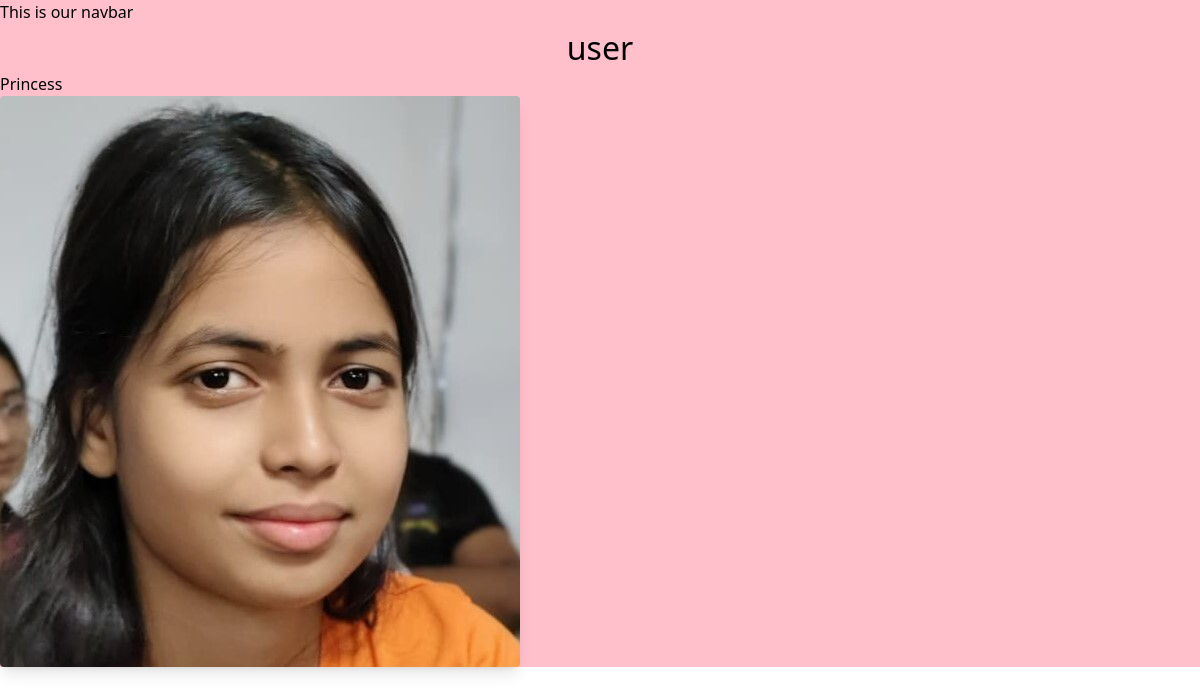
The page /myApp/2/ on the database its author committed.
### myApp/models.py (models this page shows, shortened)
class myUsers(models.Model):
    name = models.CharField(max_length=100)
    image = models.ImageField(upload_to='UserImages/') #you need to tell that where means in which folder you wanna upload or store your images to And pillow is needed to upload the image and also you need to tell the settings.py that yes we have images so it needs to know as well
    date_added = models.DateTimeField(max_length=500, default=timezone.now)
    GENDER = [
        ('M', 'MALE'), #tuples because we want it to be immutable
        ('F', 'FEMALE'),
        ('GAYYY', 'GAY')
    ]
    gender = models.CharField(max_length=5, choices=GENDER)
    discription = models.CharField(default='')

### myApp/views.py (the view)
# urls.py: path('<int:user_id>/', views.user_discription, name='user_discription'),
def user_discription(request, user_id):
    users = get_object_or_404(myUsers, pk = user_id) # get user discription from DB using the userid
    return render(request, 'myApp/user_discription.html', {'users': users})

### myApp/templates/myApp/user_discription.html (shortened to what this page needs)
{% extends "layout.html" %}
{% block content %}
<h1>user</h1>
<h3>{{users.name}}</h3>
<img class="rounded shadow-lg" src="{{users.image.url}}" alt=""> {% comment %} you need to write url for image everytime because it  {% endcomment %}
{% endblock  %}

### static/style.css (style rules this page uses)
body { background-color: pink; color: black; }
h1 { text-align: center; font-size: 2em; }

### rows shown on the page
myUsers: name "Princess", image (picture)
